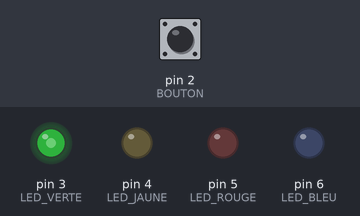
Recording of a sketch running on a simulated Arduino Uno, built with avr-gcc and run on an emulated ATmega328P. Shown: output pins drawn as LEDs (lit = HIGH). Dashed ring = blinking. The test bench sets the inputs (shaded band); at power-on: pin 2 (BOUTON) LOW.

Above: at 1.24 s.
1.3 s: pin 2 (BOUTON) driven HIGH
At 1.55 s:
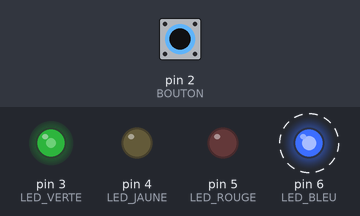
4.3 s: pin 2 (BOUTON) driven LOW
At 4.99 s:
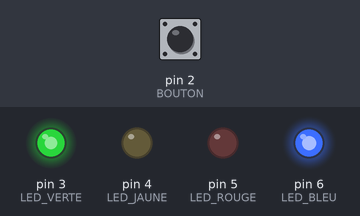
7.3 s: pin 2 (BOUTON) pulsed HIGH 5 times (0.12 s each, 0.3 s apart)
At 8.1 s:
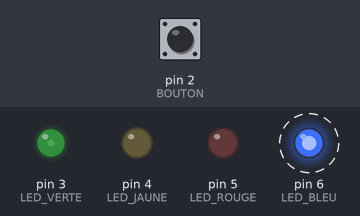
Timing chart, 0 to 19.3 s (numbered marks = the images above; inputs shaded):
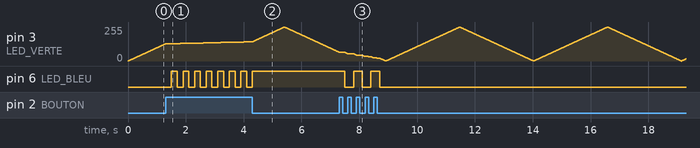

Measured:
- after the input at 1.3 s, pin 6 (LED_BLEU): alternates HIGH for 0.20 s and LOW for 0.20 s, starting after 0.20 s
- after the input at 4.3 s, pin 6 (LED_BLEU): goes on until 4.3 s, then stays HIGH
- after the input at 7.3 s, pin 6 (LED_BLEU): alternates HIGH for 0.30 s and LOW for 0.30 s, 5 changes in all, then stays LOW, starting after 0.20 s

The sketch:

Vaisseau_spatial.ino
```cpp
int etat_bouton = 0;
bool led_bleu_doit_etre_allumee = false;
int const LED_VERTE = 3;
int const LED_ROUGE = 5;
int const LED_JAUNE = 4;
int const LED_BLEU = 6;
int const BOUTON = 2;

bool montee = true;
int valeur_led_analogique = 0;

void setup() {
  Serial.begin(9600);

  pinMode(LED_BLEU, OUTPUT);
  pinMode(LED_VERTE, OUTPUT);
  pinMode(LED_JAUNE, OUTPUT);
  pinMode(LED_ROUGE, OUTPUT);
  pinMode(BOUTON, INPUT);
}


void loop() {

  // Lecture de l'état du bouton
  etat_bouton = digitalRead(BOUTON);

  // Gestion de la LED bleu ////////////////////////////////////
  digitalWrite(LED_BLEU, led_bleu_doit_etre_allumee);

  if (etat_bouton == HIGH) {
    led_bleu_doit_etre_allumee = !led_bleu_doit_etre_allumee;
    delay(100);
  }
  ////////////////////////////////////////////////////////////////

  //  Gestion LED Verte
  analogWrite(LED_VERTE, valeur_led_analogique);

  if(montee) valeur_led_analogique++;
  if(!montee) valeur_led_analogique--;

  if(valeur_led_analogique == 255) montee = false;
  if(valeur_led_analogique == 0) montee = true;


  if (etat_bouton == HIGH) {  // bouton appuyé
    // digitalWrite(LED_VERTE, HIGH);
    // delay(500);
    // digitalWrite(LED_JAUNE, HIGH);
    // delay(500);
    //digitalWrite(LED_ROUGE, HIGH);
    //delay(500);
    //delay(1000);
    delay(100);

  } else {  // bonton pas appuyé
    //digitalWrite(LED_VERTE, LOW);
    //pas dapuis sur le bouton
    //digitalWrite(LED_VERTE, LOW);
    //digitalWrite(LED_JAUNE, LOW);
    //digitalWrite(LED_ROUGE, LOW);

    delay(10);
  }
}
```
